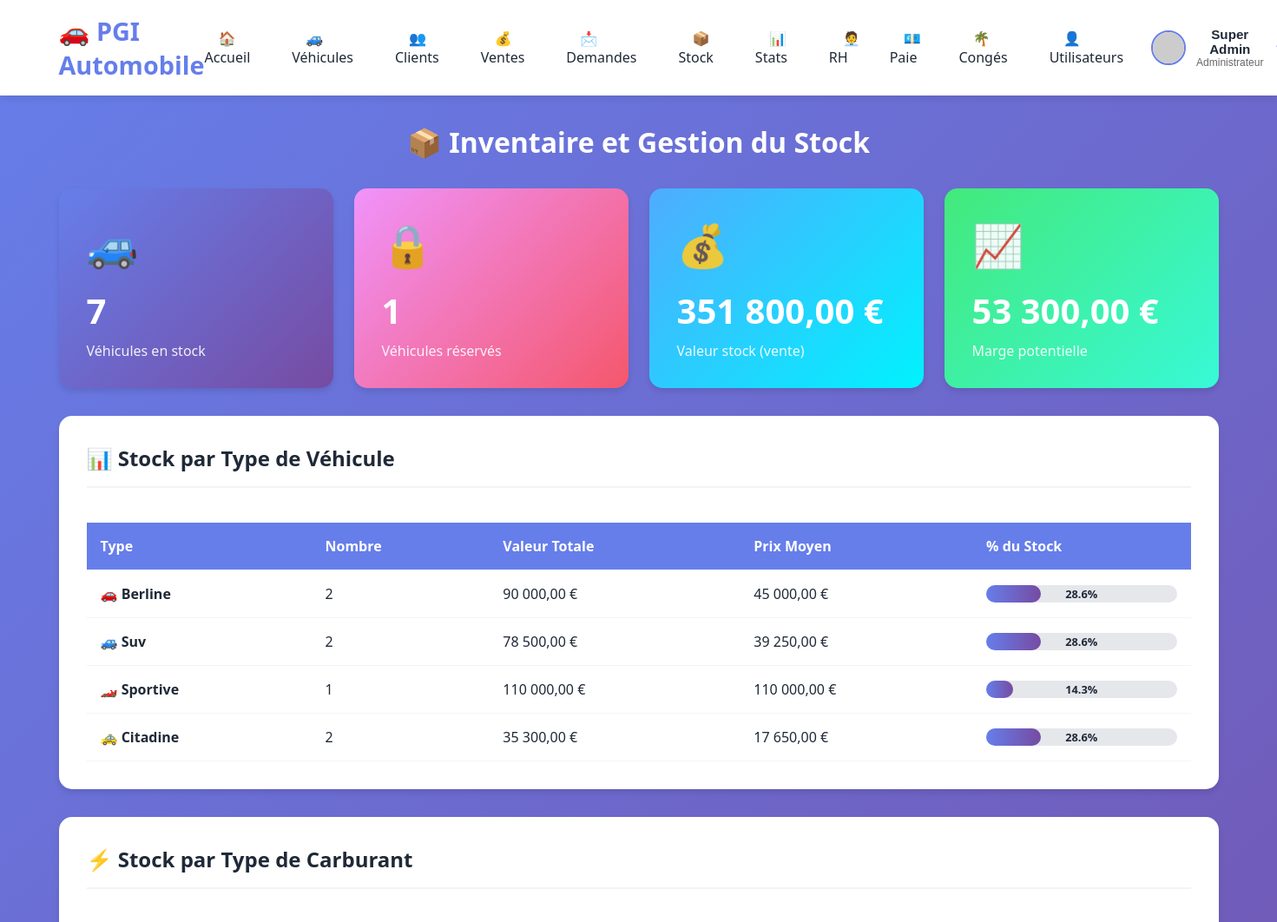
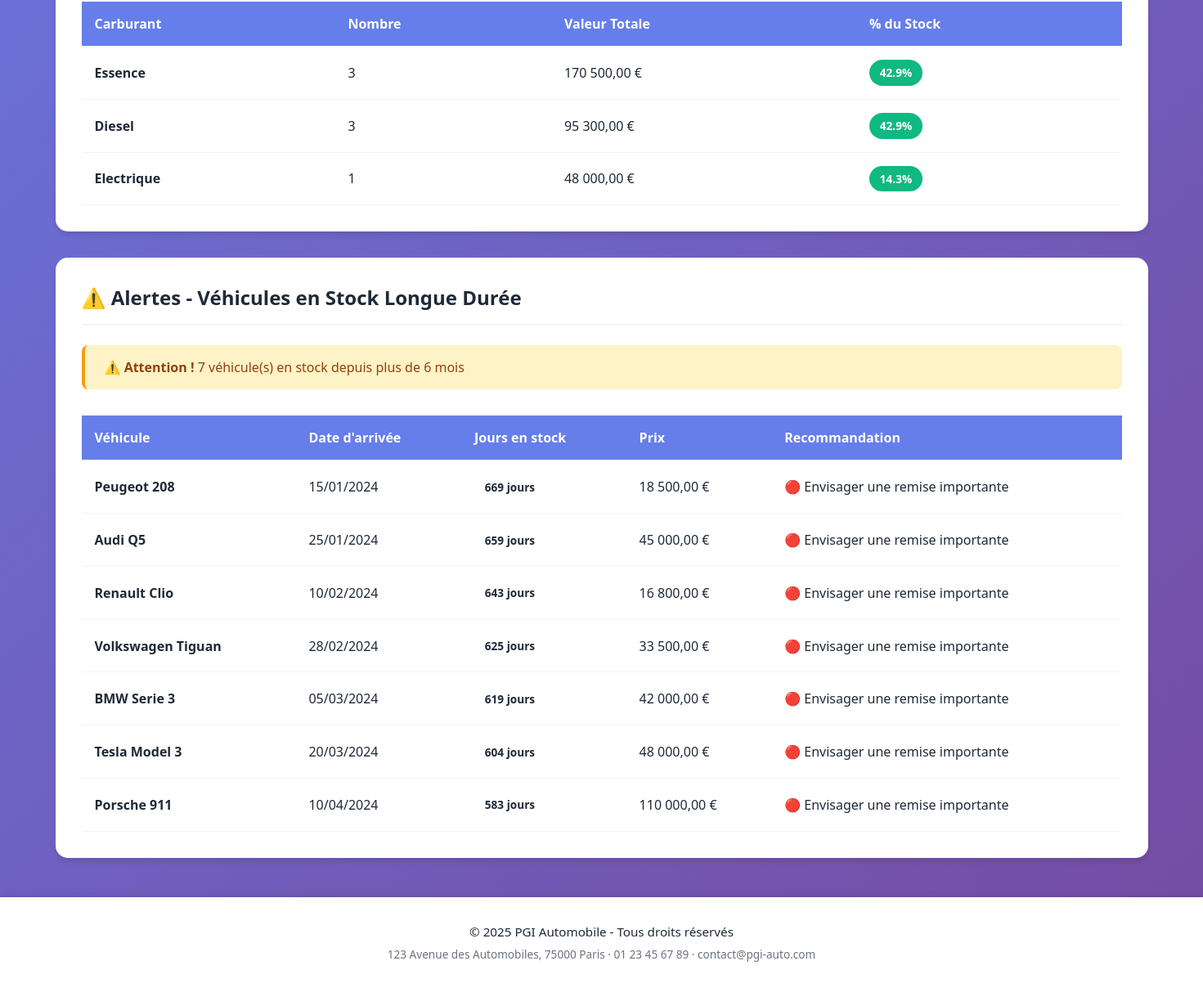
Page /modules/stock/inventaire.php (signed in) on the committed database (2 pictures, top to bottom).
### tables this page shows
CREATE TABLE IF NOT EXISTS vehicules (
    id INT PRIMARY KEY AUTO_INCREMENT,
    marque VARCHAR(50) NOT NULL,
    modele VARCHAR(50) NOT NULL,
    annee INT NOT NULL,
    couleur VARCHAR(30),
    prix_achat DECIMAL(10,2),
    prix_vente DECIMAL(10,2),
    kilometrage INT,
    type_vehicule ENUM('berline', 'suv', 'sportive', 'utilitaire', 'citadine') DEFAULT 'berline',
    carburant ENUM('essence', 'diesel', 'electrique', 'hybride') DEFAULT 'essence',
    statut ENUM('stock', 'vendu', 'reserve') DEFAULT 'stock',
    date_arrivee DATE,
    immatriculation VARCHAR(20),
    image_url VARCHAR(255),
    created_at TIMESTAMP DEFAULT CURRENT_TIMESTAMP
);

### config/database.php (called while the page is built, shortened)
<?php
function escape($data) {
    return htmlspecialchars($data, ENT_QUOTES, 'UTF-8');
}
function formatPrice($price) {
    return number_format($price, 2, ',', ' ') . ' €';
}
function formatDate($date) {
    return date('d/m/Y', strtotime($date));
}
?>

### modules/stock/inventaire.php (the view, shortened to what this page needs)
<?php
include '../../includes/header.php';
$stmt = $pdo->query("
    SELECT
        COUNT(*) as total,
        SUM(CASE WHEN statut = 'stock' THEN 1 ELSE 0 END) as en_stock,
        SUM(CASE WHEN statut = 'reserve' THEN 1 ELSE 0 END) as reserve,
        SUM(CASE WHEN statut = 'vendu' THEN 1 ELSE 0 END) as vendu,
        SUM(prix_achat) as valeur_achat,
        SUM(prix_vente) as valeur_vente,
        SUM(prix_vente - prix_achat) as marge_potentielle
    FROM vehicules
");
$stats = $stmt->fetch();
$stmt = $pdo->query("
    SELECT
        type_vehicule,
        COUNT(*) as nombre,
        SUM(prix_vente) as valeur_totale,
        AVG(prix_vente) as prix_moyen
    FROM vehicules
    WHERE statut = 'stock'
    GROUP BY type_vehicule
");
$stock_par_type = $stmt->fetchAll();
$stmt = $pdo->query("
    SELECT
        carburant,
        COUNT(*) as nombre,
        SUM(prix_vente) as valeur_totale
    FROM vehicules
    WHERE statut = 'stock'
    GROUP BY carburant
");
$stock_par_carburant = $stmt->fetchAll();
$stmt = $pdo->query("
    SELECT *, DATEDIFF(CURDATE(), date_arrivee) as jours_stock
    FROM vehicules
    WHERE statut = 'stock' AND DATEDIFF(CURDATE(), date_arrivee) > 180
    ORDER BY date_arrivee ASC
");
$vehicules_anciens = $stmt->fetchAll();
?>
<h1 style="color: white; text-align: center; margin-bottom: 2rem;">
    📦 Inventaire et Gestion du Stock
</h1>
<div class="stats-grid">
    <div class="stat-card" style="background: linear-gradient(135deg, #667eea 0%, #764ba2 100%);">
        <div class="stat-icon">🚙</div>
        <div class="stat-value"><?php echo $stats['en_stock']; ?></div>
        <div class="stat-label">Véhicules en stock</div>
    </div>
    <div class="stat-card" style="background: linear-gradient(135deg, #f093fb 0%, #f5576c 100%);">
        <div class="stat-icon">🔒</div>
        <div class="stat-value"><?php echo $stats['reserve']; ?></div>
        <div class="stat-label">Véhicules réservés</div>
    </div>
    <div class="stat-card" style="background: linear-gradient(135deg, #4facfe 0%, #00f2fe 100%);">
        <div class="stat-icon">💰</div>
        <div class="stat-value"><?php echo formatPrice($stats['valeur_vente']); ?></div>
        <div class="stat-label">Valeur stock (vente)</div>
    </div>
    <div class="stat-card" style="background: linear-gradient(135deg, #43e97b 0%, #38f9d7 100%);">
        <div class="stat-icon">📈</div>
        <div class="stat-value"><?php echo formatPrice($stats['marge_potentielle']); ?></div>
        <div class="stat-label">Marge potentielle</div>
    </div>
</div>
<div class="card">
    <div class="card-header">
        <h2 class="card-title">📊 Stock par Type de Véhicule</h2>
    </div>
    <?php if (count($stock_par_type) > 0): ?>
        <div class="table-responsive">
            <table>
                <thead>
                    <tr>
                        <th>Type</th>
                        <th>Nombre</th>
                        <th>Valeur Totale</th>
                        <th>Prix Moyen</th>
                        <th>% du Stock</th>
                    </tr>
                </thead>
                <tbody>
                    <?php foreach ($stock_par_type as $type):
                        $pourcentage = ($type['nombre'] / $stats['en_stock']) * 100;
                        $icon = '';
                        switch($type['type_vehicule']) {
                            case 'berline': $icon = '🚗'; break;
                            case 'suv': $icon = '🚙'; break;
                            case 'sportive': $icon = '🏎️'; break;
                            case 'citadine': $icon = '🚕'; break;
                        }
                    ?>
                        <tr>
                            <td><strong><?php echo $icon . ' ' . ucfirst($type['type_vehicule']); ?></strong></td>
                            <td><?php echo $type['nombre']; ?></td>
                            <td><?php echo formatPrice($type['valeur_totale']); ?></td>
                            <td><?php echo formatPrice($type['prix_moyen']); ?></td>
                            <td>
                                <div style="background: #e5e7eb; border-radius: 10px; height: 20px; position: relative;">
                                    <div style="background: linear-gradient(90deg, #667eea, #764ba2); width: <?php echo $pourcentage; ?>%; height: 100%; border-radius: 10px;"></div>
                                    <span style="position: absolute; left: 50%; top: 50%; transform: translate(-50%, -50%); font-size: 0.8rem; font-weight: bold;">
                                        <?php echo number_format($pourcentage, 1); ?>%
                                    </span>
                                </div>
                            </td>
                        </tr>
                    <?php endforeach; ?>
                </tbody>
            </table>
        </div>
    <?php else: ?>
        <p style="text-align: center; color: #999; padding: 2rem;">Aucun véhicule en stock</p>
    <?php endif; ?>
</div>
<div class="card">
    <div class="card-header">
        <h2 class="card-title">⚡ Stock par Type de Carburant</h2>
    </div>
    <?php if (count($stock_par_carburant) > 0): ?>
        <div class="table-responsive">
            <table>
                <thead>
                    <tr>
                        <th>Carburant</th>
                        <th>Nombre</th>
                        <th>Valeur Totale</th>
                        <th>% du Stock</th>
                    </tr>
                </thead>
                <tbody>
                    <?php foreach ($stock_par_carburant as $carb):
                        $pourcentage = ($carb['nombre'] / $stats['en_stock']) * 100;
                    ?>
                        <tr>
                            <td><strong><?php echo ucfirst($carb['carburant']); ?></strong></td>
                            <td><?php echo $carb['nombre']; ?></td>
                            <td><?php echo formatPrice($carb['valeur_totale']); ?></td>
                            <td>
                                <span class="badge badge-stock"><?php echo number_format($pourcentage, 1); ?>%</span>
                            </td>
                        </tr>
                    <?php endforeach; ?>
                </tbody>
            </table>
        </div>
    <?php endif; ?>
</div>
<?php if (count($vehicules_anciens) > 0): ?>
<div class="card">
    <div class="card-header">
        <h2 class="card-title">⚠️ Alertes - Véhicules en Stock Longue Durée</h2>
    </div>
    <div class="alert alert-warning">
        <strong>⚠️ Attention !</strong> <?php echo count($vehicules_anciens); ?> véhicule(s) en stock depuis plus de 6 mois
    </div>
    <div class="table-responsive">
        <table>
            <thead>
                <tr>
                    <th>Véhicule</th>
                    <th>Date d'arrivée</th>
                    <th>Jours en stock</th>
                    <th>Prix</th>
                    <th>Recommandation</th>
                </tr>
            </thead>
            <tbody>
                <?php foreach ($vehicules_anciens as $veh): ?>
                    <tr>
                        <td><strong><?php echo escape($veh['marque'] . ' ' . $veh['modele']); ?></strong></td>
                        <td><?php echo formatDate($veh['date_arrivee']); ?></td>
                        <td>
                            <span class="badge badge-danger">
                                <?php echo $veh['jours_stock']; ?> jours
                            </span>
                        </td>
                        <td><?php echo formatPrice($veh['prix_vente']); ?></td>
                        <td>
                            <?php if ($veh['jours_stock'] > 270): ?>
                                🔴 Envisager une remise importante
                            <?php elseif ($veh['jours_stock'] > 180): ?>
                                🟠 Proposer une promotion
                            <?php endif; ?>
                        </td>
                    </tr>
                <?php endforeach; ?>
            </tbody>
        </table>
    </div>
</div>
<?php endif; ?>
<?php include '../../includes/footer.php'; ?>

### assets/css/style.css (style rules this page uses)
* { margin: 0; padding: 0; box-sizing: border-box; }
:root { --primary: #667eea; --primary-dark: #764ba2; --secondary: #4facfe; --success: #10b981; --danger: #ef4444; --warning: #f59e0b; --info: #17a2b8; --dark: #1f2937; --light: #f3f4f6; --white: #ffffff; --gradient-primary: linear-gradient(135deg, var(--primary) 0%, var(--primary-dark) 100%); --gradient-success: linear-gradient(135deg, #43e97b 0%, #38f9d7 100%); --gradient-info: linear-gradient(135deg, #4facfe 0%, #00f2fe 100%); --gradient-warning: linear-gradient(135deg, #fa709a 0%, #fee140 100%); --gray: #6b7280; --gray-light: #e5e7eb; --gray-dark: #374151; --text-primary: #333; --text-secondary: #666; --text-muted: #999; --border: #e0e0e0; --border-light: #f0f0f0; --border-dark: #ccc; --bg-light: #f8f9fa; --bg-white: #ffffff; }
body { font-family: 'Segoe UI', Tahoma, Geneva, Verdana, sans-serif; background: var(--gradient-primary); min-height: 100vh; color: var(--dark); }
.card { background: var(--white); border-radius: 15px; padding: 2rem; margin-bottom: 2rem; box-shadow: 0 4px 6px rgba(0,0,0,0.1); transition: transform 0.3s, box-shadow 0.3s; }
.card-header { display: flex; justify-content: space-between; align-items: center; margin-bottom: 1.5rem; padding-bottom: 1rem; border-bottom: 2px solid var(--light); }
.card-title { font-size: 1.5rem; color: var(--dark); display: flex; align-items: center; gap: 10px; }
.stats-grid { display: grid; grid-template-columns: repeat(auto-fit, minmax(250px, 1fr)); gap: 1.5rem; margin-bottom: 2rem; }
.stat-card { background: linear-gradient(135deg, var(--primary) 0%, var(--secondary) 100%); color: var(--white); padding: 2rem; border-radius: 15px; box-shadow: 0 4px 6px rgba(0,0,0,0.1); transition: transform 0.3s; }
.stat-icon { font-size: 3rem; margin-bottom: 1rem; opacity: 0.9; }
.stat-value { font-size: 2.5rem; font-weight: bold; margin-bottom: 0.5rem; }
.stat-label { font-size: 1rem; opacity: 0.9; }
.table-responsive { overflow-x: auto; }
table { width: 100%; border-collapse: collapse; margin-top: 1rem; }
thead { background: var(--primary); color: var(--white); }
th, td { padding: 1rem; text-align: left; border-bottom: 1px solid var(--light); }
tbody tr { transition: background 0.3s; }
.badge { display: inline-block; padding: 0.4rem 0.8rem; border-radius: 20px; font-size: 0.85rem; font-weight: 600; }
.badge-stock { background: var(--success); color: var(--white); }
.card { animation: fadeIn 0.5s ease-out; }
.alert { padding: 1rem 1.5rem; border-radius: 8px; margin-bottom: 1rem; font-weight: 500; }
.alert-warning { background: #fef3c7; color: #92400e; border-left: 4px solid var(--warning); }

### rows in the picture
vehicules: marque+modele "Peugeot 208", date_arrivee "15/01/2024", jours_stock "669", prix_vente "18 500,00 €"
vehicules: marque+modele "Audi Q5", date_arrivee "25/01/2024", jours_stock "659", prix_vente "45 000,00 €"
vehicules: marque+modele "Renault Clio", date_arrivee "10/02/2024", jours_stock "643", prix_vente "16 800,00 €"
vehicules: marque+modele "Volkswagen Tiguan", date_arrivee "28/02/2024", jours_stock "625", prix_vente "33 500,00 €"
vehicules: marque+modele "BMW Serie 3", date_arrivee "05/03/2024", jours_stock "619", prix_vente "42 000,00 €"
vehicules: marque+modele "Tesla Model 3", date_arrivee "20/03/2024", jours_stock "604", prix_vente "48 000,00 €"
vehicules: marque+modele "Porsche 911", date_arrivee "10/04/2024", jours_stock "583", prix_vente "110 000,00 €"

### other values in the picture
$appName "PGI Automobile"
$link['label'] "🏠 Accueil"
$link['label'] "🚙 Véhicules"
$link['label'] "👥 Clients"
$link['label'] "💰 Ventes"
$link['label'] "📩 Demandes"
$link['label'] "📦 Stock"
$link['label'] "📊 Stats"
$link['label'] "🧑‍💼 RH"
$link['label'] "💶 Paie"
$link['label'] "🌴 Congés"
$link['label'] "👤 Utilisateurs"
getFullName() "Super Admin"
getRoleLabel() "Administrateur"
$stats['en_stock'] "7"
